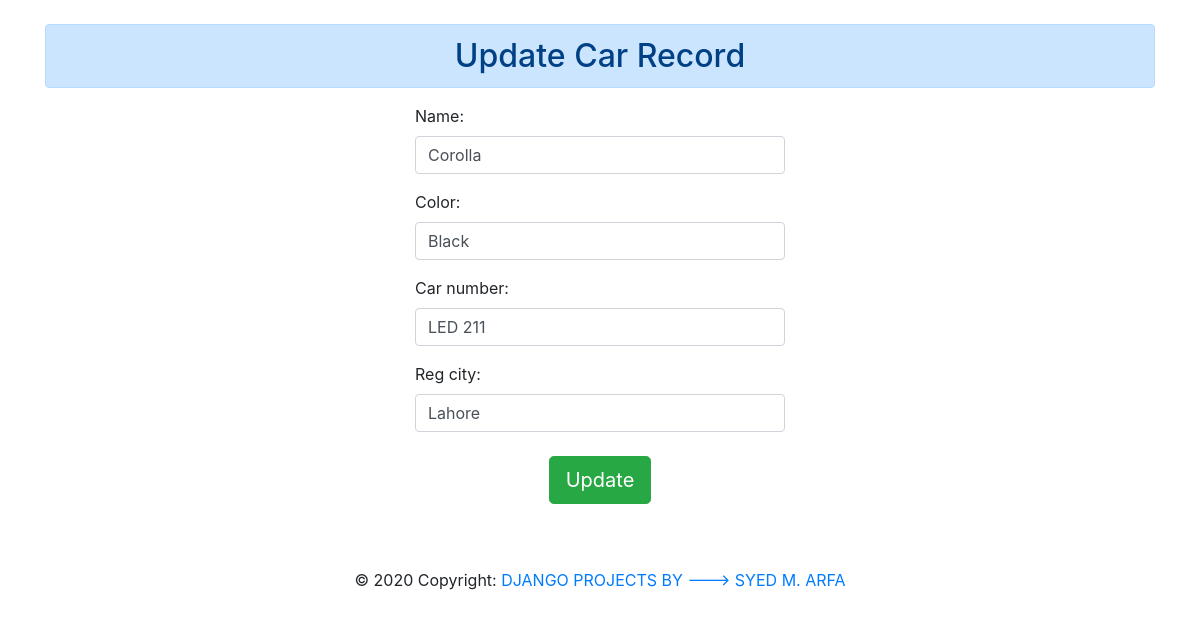
The app's page /update/2/ with its own data.
### CRUDAPP/models.py (models this page shows, shortened)
class Car(models.Model):
    name = models.CharField(max_length=50)
    color = models.CharField(max_length=15)
    car_number = models.CharField(max_length=20)
    reg_city = models.CharField(max_length=50)

### CRUDAPP/views.py (the view)
# urls.py: path('update/<int:id>/', views.UpdateCar, name="updatecar"),
def UpdateCar(request, id):
    if request.method == 'POST':
        ci = Car.objects.get(pk=id)
        fi = forms.CarForm(request.POST, instance=ci)
        fi.save()
        return HttpResponseRedirect("/")
    ci = Car.objects.get(pk=id)
    fm = forms.CarForm(instance=ci)
    return render(request,'crudapp/UpdateCar.html',context={'form':fm})

### CRUDAPP/forms.py
class CarForm(forms.ModelForm):
    class Meta:
        model = Car
        fields = ['name', 'color', 'car_number', 'reg_city']
        widgets = {
            'name' : forms.TextInput(attrs={'class':'form-control'}),
            'color': forms.TextInput(attrs={'class': 'form-control'}),
            'car_number':forms.TextInput(attrs={'class':'form-control'}),
            'reg_city':forms.TextInput(attrs={'class':'form-control'}),
        }

### CRUDAPP/templates/crudapp/UpdateCar.html (shortened to what this page needs)
<!DOCTYPE html>
{% extends 'crudapp/base.html' %}
{% block body %}
<br>
<div class="container">
    <h2 class="text-center alert alert-primary">Update Car Record</h2>
</div>
<div class="container col-sm-4">
<form method="post">
    {{form.as_p}}
    <div class="text-center mt-4"><input type="submit" value="Update" class="btn btn-lg btn-success"></div>
</form>
</div>
{% endblock body %}

### records on screen
Car: name "Corolla", color "Black", car_number "LED 211", reg_city "Lahore"
